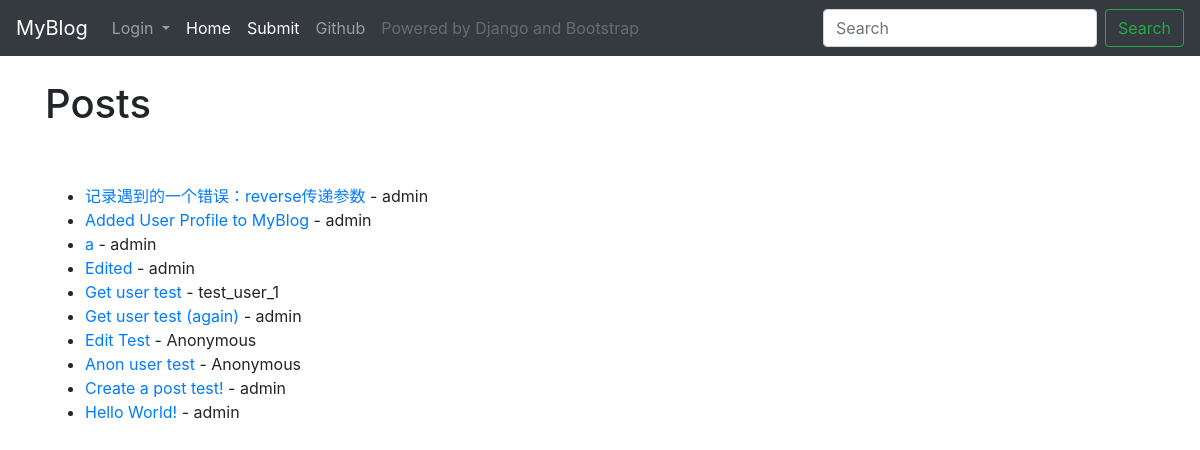
The page / on the database its author committed.
### blog/models.py (models this page shows, shortened)
class Post(models.Model):
    title = models.CharField(max_length=255)
    author = models.ForeignKey(User, on_delete=models.CASCADE, default=2) #ForeignKey可以连接数据库中其它model
    body = models.TextField()
    date = models.DateTimeField(default=timezone.now())
    is_visible = models.BooleanField(default=True)

### blog/views.py (the view)
# urls.py: path("", HomeView.as_view(), name="home"),
class HomeView(ListView):
    model = Post
    template_name = "home.html"
    ordering = "-date"

### blog/templates/home.html (shortened to what this page needs)
{% extends 'base.html' %} {% block title %}My Blog - Posts{% endblock %} {% block content %}
<h1>Posts</h1>
<br/>
<br/>
<ul>
    {% for post in object_list %}
        {% if post.is_visible %}
        <li><a href="{% url 'post-detail' post.pk %}">{{ post.title }}</a> - {{ post.author }} </li>
        {% endif %}
    {% endfor %}
</ul>
{% endblock %}

### blog/templates/base.html (shortened to what this page needs)
<!doctype html>
<html lang="en">
<head>
    <link rel="stylesheet" href="https://cdn.jsdelivr.net/npm/bootstrap@4.4.1/dist/css/bootstrap.min.css">
</head>
<body>
    <nav class="navbar navbar-expand-lg navbar-dark bg-dark">
        <a class="navbar-brand" href="{% url 'home' %}">MyBlog</a>
        <div class="collapse navbar-collapse" id="navbarSupportedContent">
            <ul class="navbar-nav mr-auto">
                {% if user.is_authenticated %}
                <li class="nav-item dropdown">
                    <a class="nav-link dropdown-toggle" href="#" id="navbarDropdown" role="button" data-toggle="dropdown" aria-haspopup="true" aria-expanded="false">
                        {{ user.username }}
                    </a>
                    <div class="dropdown-menu" aria-labelledby="navbarDropdown">
                        <a class="dropdown-item" href="{% url 'profile-detail' request.user.username%}">Profile</a>
                        <a class="dropdown-item" href="#">Settings</a>
                        <div class="dropdown-divider"></div>
                        <a class="dropdown-item" href="#" onclick="document.getElementById('logout-form').submit()">Logout</a>
                    </div>
                </li>
                {% else %}
                <li class="nav-item dropdown">
                    <a class="nav-link dropdown-toggle" href="{% url 'login' %}" id="navbarDropdown" role="button" data-toggle="dropdown" aria-haspopup="true" aria-expanded="false">
                        Login
                    </a>
                </li>
                {% endif %}
                <li class="nav-item active">
                    <a class="nav-link" href="{% url 'home' %}">Home <span class="sr-only">(current)</span></a>
                </li>
                <li class="nav-item active">
                    <a class="nav-link" href="{% url 'create-post' %}">Submit <span class="sr-only">(current)</span></a>
                </li>
                <li class="nav-item">
                    <a class="nav-link" href="https://github.com/Morph317/DjangoBlog">Github</a>
                </li>
                <li class="nav-item">
                    <a class="nav-link disabled" href="#" tabindex="-1" aria-disabled="true">Powered by Django and Bootstrap</a>
                </li>
            </ul>
            <form class="form-inline my-2 my-lg-0">
                <input class="form-control mr-sm-2" type="search" placeholder="Search" aria-label="Search">
                <button class="btn btn-outline-success my-2 my-sm-0" type="submit">Search</button>
            </form>
        </div>
    </nav>
    <br/>
    <div class="container">{% block content %} {% endblock %}</div>
</body>
</html>

### rows shown on the page
Post: title "记录遇到的一个错误：reverse传递参数", author "admin"
Post: title "Added User Profile to MyBlog", author "admin"
Post: title "a", author "admin"
Post: title "Edited", author "admin"
Post: title "Get user test", author "test_user_1"
Post: title "Get user test (again)", author "admin"
Post: title "Edit Test", author "Anonymous"
Post: title "Anon user test", author "Anonymous"
Post: title "Create a post test!", author "admin"
Post: title "Hello World!", author "admin"
